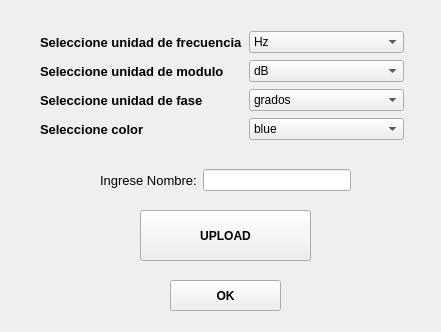
<?xml version="1.0" encoding="UTF-8"?>
<ui version="4.0">
 <class>Form</class>
 <widget class="QWidget" name="Form">
  <property name="geometry">
   <rect>
    <x>0</x>
    <y>0</y>
    <width>441</width>
    <height>332</height>
   </rect>
  </property>
  <property name="windowTitle">
   <string>Form</string>
  </property>
  <widget class="QPushButton" name="upload_montecarlo_pushButton">
   <property name="geometry">
    <rect>
     <x>140</x>
     <y>210</y>
     <width>171</width>
     <height>51</height>
    </rect>
   </property>
   <property name="font">
    <font>
     <weight>75</weight>
     <bold>true</bold>
    </font>
   </property>
   <property name="text">
    <string>UPLOAD</string>
   </property>
  </widget>
  <widget class="QPushButton" name="ok_montecarlo_pushButton_2">
   <property name="geometry">
    <rect>
     <x>170</x>
     <y>280</y>
     <width>111</width>
     <height>31</height>
    </rect>
   </property>
   <property name="font">
    <font>
     <weight>75</weight>
     <bold>true</bold>
    </font>
   </property>
   <property name="text">
    <string>OK</string>
   </property>
  </widget>
  <widget class="QWidget" name="gridLayoutWidget_2">
   <property name="geometry">
    <rect>
     <x>40</x>
     <y>30</y>
     <width>364</width>
     <height>111</height>
    </rect>
   </property>
   <layout class="QGridLayout" name="gridLayout_2">
    <item row="2" column="0">
     <widget class="QLabel" name="label_12">
      <property name="font">
       <font>
        <pointsize>10</pointsize>
        <weight>75</weight>
        <bold>true</bold>
       </font>
      </property>
      <property name="text">
       <string>Seleccione unidad de fase</string>
      </property>
     </widget>
    </item>
    <item row="2" column="1">
     <widget class="QComboBox" name="montecarlo_fase_comboBox">
      <item>
       <property name="text">
        <string>grados</string>
       </property>
      </item>
      <item>
       <property name="text">
        <string>rad</string>
       </property>
      </item>
     </widget>
    </item>
    <item row="0" column="1">
     <widget class="QComboBox" name="montecarlo_frec_comboBox">
      <item>
       <property name="text">
        <string>Hz</string>
       </property>
      </item>
      <item>
       <property name="text">
        <string>rad/seg</string>
       </property>
      </item>
     </widget>
    </item>
    <item row="0" column="0">
     <widget class="QLabel" name="label_11">
      <property name="font">
       <font>
        <pointsize>10</pointsize>
        <weight>75</weight>
        <bold>true</bold>
       </font>
      </property>
      <property name="text">
       <string>Seleccione unidad de frecuencia</string>
      </property>
     </widget>
    </item>
    <item row="1" column="0">
     <widget class="QLabel" name="label_10">
      <property name="font">
       <font>
        <pointsize>10</pointsize>
        <weight>75</weight>
        <bold>true</bold>
       </font>
      </property>
      <property name="text">
       <string>Seleccione unidad de modulo</string>
      </property>
     </widget>
    </item>
    <item row="1" column="1">
     <widget class="QComboBox" name="montecarlo_modulo_comboBox">
      <item>
       <property name="text">
        <string>dB</string>
       </property>
      </item>
      <item>
       <property name="text">
        <string>Veces</string>
       </property>
      </item>
     </widget>
    </item>
    <item row="3" column="1">
     <widget class="QComboBox" name="montecarlo_color_comboBox">
      <item>
       <property name="text">
        <string>blue</string>
       </property>
      </item>
      <item>
       <property name="text">
        <string>orange</string>
       </property>
      </item>
      <item>
       <property name="text">
        <string>green</string>
       </property>
      </item>
      <item>
       <property name="text">
        <string>red</string>
       </property>
      </item>
      <item>
       <property name="text">
        <string>cyan</string>
       </property>
      </item>
      <item>
       <property name="text">
        <string>magenta</string>
       </property>
      </item>
      <item>
       <property name="text">
        <string>gold</string>
       </property>
      </item>
      <item>
       <property name="text">
        <string>violet</string>
       </property>
      </item>
     </widget>
    </item>
    <item row="3" column="0">
     <widget class="QLabel" name="label_13">
      <property name="font">
       <font>
        <pointsize>10</pointsize>
        <weight>75</weight>
        <bold>true</bold>
       </font>
      </property>
      <property name="text">
       <string>Seleccione color</string>
      </property>
     </widget>
    </item>
   </layout>
  </widget>
  <widget class="QWidget" name="horizontalLayoutWidget">
   <property name="geometry">
    <rect>
     <x>100</x>
     <y>160</y>
     <width>251</width>
     <height>41</height>
    </rect>
   </property>
   <layout class="QHBoxLayout" name="horizontalLayout">
    <item>
     <widget class="QLabel" name="label_7">
      <property name="font">
       <font>
        <pointsize>10</pointsize>
       </font>
      </property>
      <property name="text">
       <string>Ingrese Nombre:</string>
      </property>
     </widget>
    </item>
    <item>
     <widget class="QLineEdit" name="nombre_graph_montecarlo"/>
    </item>
   </layout>
  </widget>
 </widget>
 <resources/>
 <connections/>
</ui>
